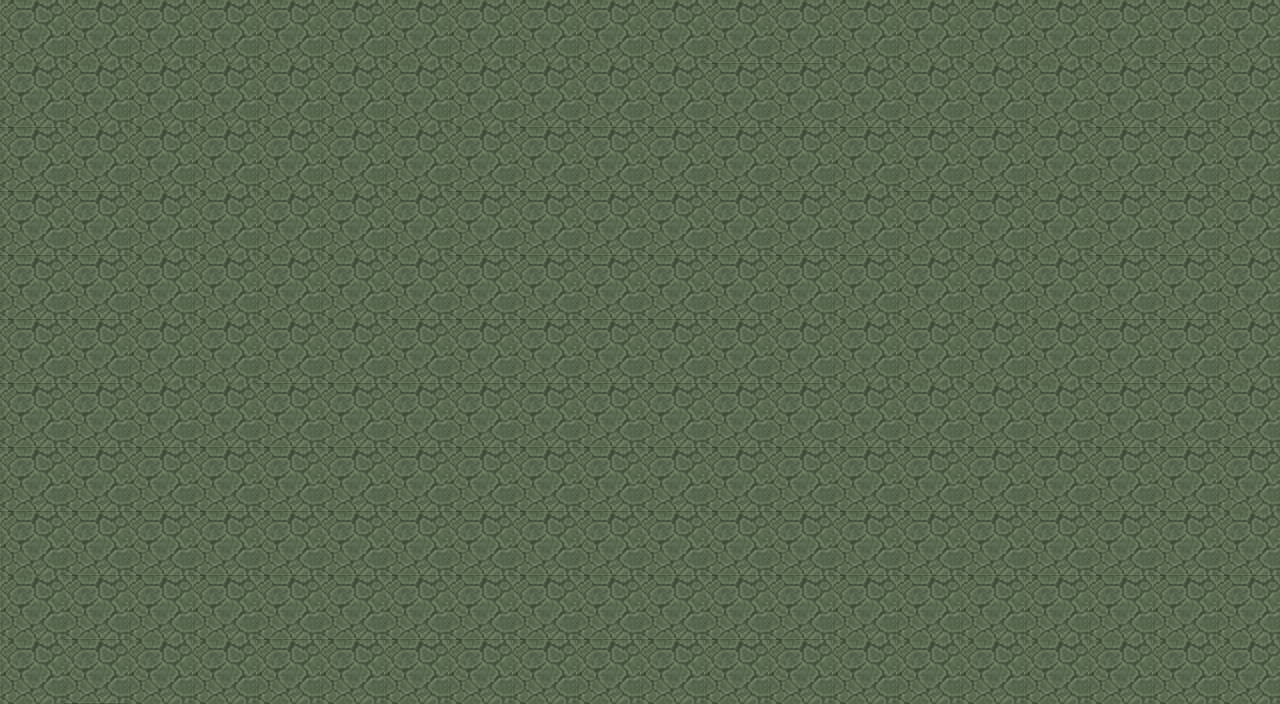

A 2D game scene composited from a Tiled map and its tileset images. What follows is a short description and the map's XML, with every tile layer's data as written:
An orthogonal 20x11 tile map with 64x64 px tiles, 1 tile layer (Tile Layer 1) and 5 objects (SpawnUp, SpawnLeft, SpawnDown, SpawnRigh, start).

<map version="1.0" orientation="orthogonal" renderorder="right-down" width="20" height="11" tilewidth="64" tileheight="64" nextobjectid="9">
 <tileset firstgid="1" name="64" tilewidth="64" tileheight="64" tilecount="196" columns="14">
  <image source="../../../Downloads/새 폴더/64.png" trans="aa5500" width="896" height="896" />
 </tileset>
 <layer name="Tile Layer 1" width="20" height="11">
  <data encoding="csv">
11,11,11,11,11,11,11,11,11,11,11,26,26,11,11,11,11,11,26,11,
26,11,11,11,11,11,11,11,26,26,26,26,26,26,26,26,11,26,26,11,
26,26,11,11,11,11,11,26,26,26,26,26,26,11,26,26,11,26,26,11,
26,26,11,11,11,11,11,26,26,26,26,26,26,26,11,11,11,26,26,11,
26,26,11,11,11,11,26,26,26,26,26,26,11,11,11,11,11,26,26,11,
26,26,11,11,26,26,26,26,26,26,26,26,26,11,11,11,11,26,26,11,
26,26,26,26,26,26,26,26,26,26,26,26,26,26,26,26,26,26,26,26,
26,26,26,26,26,26,26,26,26,26,26,26,26,26,26,26,26,26,26,11,
11,26,26,26,26,26,26,26,26,26,26,26,26,26,26,26,26,26,26,26,
11,26,11,11,26,26,26,26,26,26,26,26,26,11,11,11,11,11,11,11,
11,26,11,11,11,11,11,11,11,11,11,11,11,11,11,11,11,11,11,11
</data>
 </layer>
 <objectgroup name="Spawnlist">
  <object id="1" name="SpawnUp" x="608" y="0" width="64" height="64" />
  <object id="4" name="SpawnLeft" x="0" y="320" width="64" height="64" />
  <object id="5" name="SpawnDown" x="608" y="640" width="64" height="64" />
  <object id="6" name="SpawnRigh" x="1214" y="320" width="64" height="64" />
  <object id="7" name="start" x="608" y="320" width="64" height="64" />
 </objectgroup>
</map>
